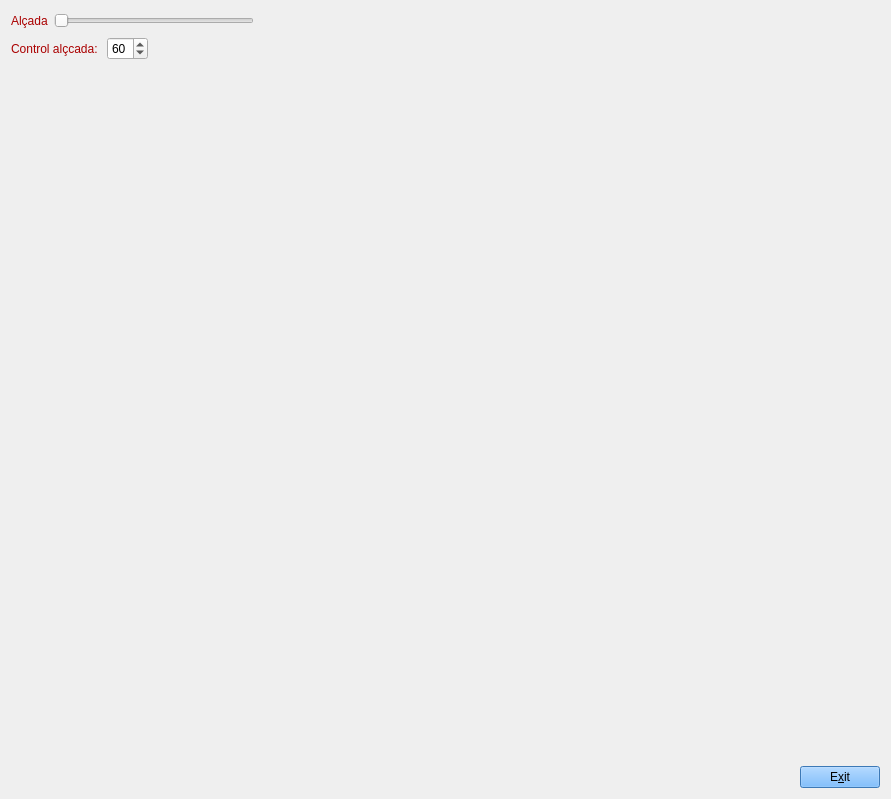
<?xml version="1.0" encoding="UTF-8"?>
<ui version="4.0">
 <class>MyForm</class>
 <widget class="QWidget" name="MyForm">
  <property name="geometry">
   <rect>
    <x>0</x>
    <y>0</y>
    <width>891</width>
    <height>799</height>
   </rect>
  </property>
  <property name="windowTitle">
   <string>Form</string>
  </property>
  <property name="autoFillBackground">
   <bool>false</bool>
  </property>
  <property name="styleSheet">
   <string notr="true"/>
  </property>
  <layout class="QVBoxLayout" name="verticalLayout_2">
   <item>
    <layout class="QHBoxLayout" name="horizontalLayout">
     <item>
      <widget class="QLabel" name="label">
       <property name="styleSheet">
        <string notr="true">color:rgb(170, 0, 0)</string>
       </property>
       <property name="text">
        <string>Alçada</string>
       </property>
      </widget>
     </item>
     <item>
      <widget class="QSlider" name="horizontalSlider">
       <property name="sizePolicy">
        <sizepolicy hsizetype="Minimum" vsizetype="Fixed">
         <horstretch>0</horstretch>
         <verstretch>0</verstretch>
        </sizepolicy>
       </property>
       <property name="minimumSize">
        <size>
         <width>200</width>
         <height>0</height>
        </size>
       </property>
       <property name="maximumSize">
        <size>
         <width>200</width>
         <height>16777215</height>
        </size>
       </property>
       <property name="orientation">
        <enum>Qt::Horizontal</enum>
       </property>
      </widget>
     </item>
     <item>
      <spacer name="horizontalSpacer_3">
       <property name="orientation">
        <enum>Qt::Horizontal</enum>
       </property>
       <property name="sizeHint" stdset="0">
        <size>
         <width>40</width>
         <height>20</height>
        </size>
       </property>
      </spacer>
     </item>
    </layout>
   </item>
   <item>
    <layout class="QHBoxLayout" name="horizontalLayout_2">
     <item>
      <widget class="QLabel" name="label_2">
       <property name="styleSheet">
        <string notr="true">color:rgb(170, 0, 0)</string>
       </property>
       <property name="text">
        <string>Control alçcada: </string>
       </property>
      </widget>
     </item>
     <item>
      <widget class="QSpinBox" name="spinBox">
       <property name="value">
        <number>60</number>
       </property>
      </widget>
     </item>
     <item>
      <spacer name="horizontalSpacer_2">
       <property name="orientation">
        <enum>Qt::Horizontal</enum>
       </property>
       <property name="sizeHint" stdset="0">
        <size>
         <width>40</width>
         <height>20</height>
        </size>
       </property>
      </spacer>
     </item>
    </layout>
   </item>
   <item>
    <layout class="QVBoxLayout" name="verticalLayout">
     <item>
      <spacer name="verticalSpacer">
       <property name="orientation">
        <enum>Qt::Vertical</enum>
       </property>
       <property name="sizeHint" stdset="0">
        <size>
         <width>20</width>
         <height>40</height>
        </size>
       </property>
      </spacer>
     </item>
     <item>
      <layout class="QHBoxLayout" name="horizontalLayout_3">
       <item>
        <spacer name="horizontalSpacer">
         <property name="orientation">
          <enum>Qt::Horizontal</enum>
         </property>
         <property name="sizeHint" stdset="0">
          <size>
           <width>48</width>
           <height>20</height>
          </size>
         </property>
        </spacer>
       </item>
       <item>
        <widget class="QPushButton" name="pushButton">
         <property name="styleSheet">
          <string notr="true">background-color:rgb(85, 170, 255)</string>
         </property>
         <property name="text">
          <string>E&amp;xit</string>
         </property>
         <property name="shortcut">
          <string>Ctrl+X</string>
         </property>
        </widget>
       </item>
      </layout>
     </item>
    </layout>
   </item>
  </layout>
 </widget>
 <resources/>
 <connections>
  <connection>
   <sender>pushButton</sender>
   <signal>clicked()</signal>
   <receiver>MyForm</receiver>
   <slot>close()</slot>
   <hints>
    <hint type="sourcelabel">
     <x>928</x>
     <y>730</y>
    </hint>
    <hint type="destinationlabel">
     <x>663</x>
     <y>570</y>
    </hint>
   </hints>
  </connection>
  <connection>
   <sender>horizontalSlider</sender>
   <signal>valueChanged(int)</signal>
   <receiver>spinBox</receiver>
   <slot>setValue(int)</slot>
   <hints>
    <hint type="sourcelabel">
     <x>273</x>
     <y>186</y>
    </hint>
    <hint type="destinationlabel">
     <x>274</x>
     <y>220</y>
    </hint>
   </hints>
  </connection>
  <connection>
   <sender>spinBox</sender>
   <signal>valueChanged(int)</signal>
   <receiver>horizontalSlider</receiver>
   <slot>setValue(int)</slot>
   <hints>
    <hint type="sourcelabel">
     <x>309</x>
     <y>233</y>
    </hint>
    <hint type="destinationlabel">
     <x>316</x>
     <y>183</y>
    </hint>
   </hints>
  </connection>
 </connections>
</ui>
